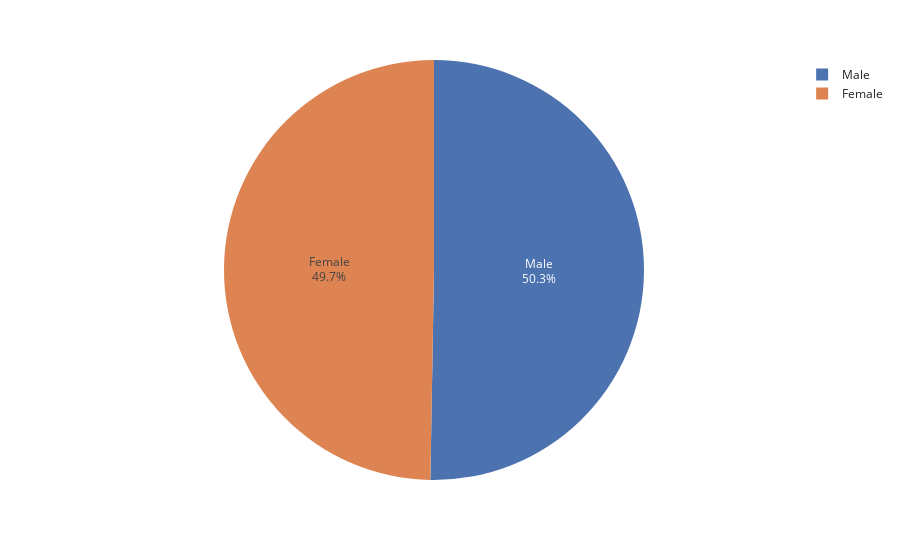

This figure's notebook cell:
### Code cell
#Mean Age pie graph.
#50.3% males have a mean age of 39 years.49.7% females have a mean of 38 years.
#we have more males than females implying that males in the dataset are older than females.
import plotly.express as px
fig = px.pie(gender, names='gender_of_respondent', values='mean_age', template='seaborn')
fig.update_traces( textinfo="percent+label")
fig.show()

### Figure 1 — Plotly figure (JSON) as saved in the notebook; plotly's stock layout.template omitted (floating-point values rounded to 4 significant figures)
{"data": [{"domain": {"x": [0, 1], "y": [0, 1]}, "hovertemplate": "gender_of_respondent=%{label}<br>mean_age=%{value}<extra></extra>", "labels": ["Male", "Female"], "legendgroup": "", "name": "", "showlegend": true, "textinfo": "percent+label", "type": "pie", "values": [39.06, 38.63]}], "layout": {"legend": {"tracegroupgap": 0}, "margin": {"t": 60}}}
